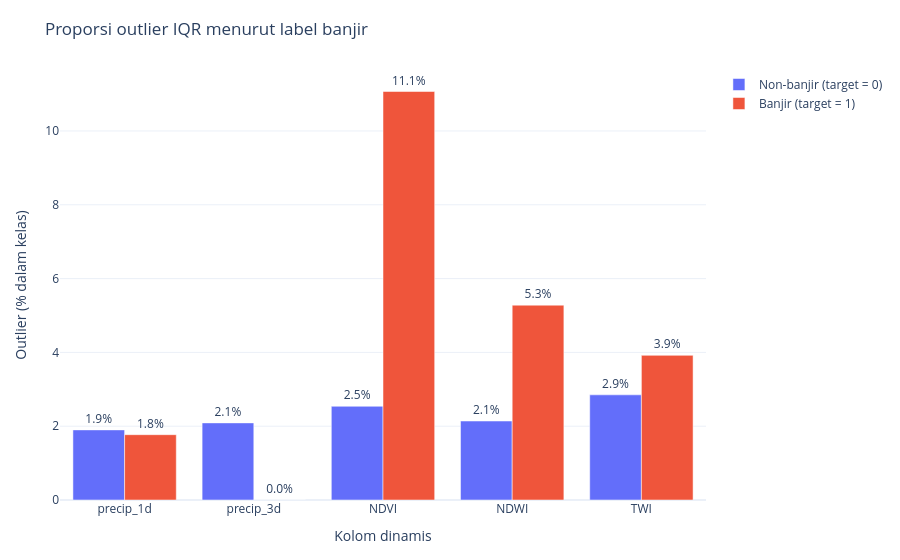

Here is the notebook cell this chart was saved with:
### Markdown cell above
#### Grafik: outlier pada titik banjir vs non-banjir

### Code cell
fig2 = go.Figure()
for nilai, nama in [(0, 'Non-banjir (target = 0)'), (1, 'Banjir (target = 1)')]:
    baris = persen_outlier_per_label.filter(pl.col('target') == nilai)
    persen = [baris[k][0] * 100 for k in KOLOM_DINAMIS]
    fig2.add_bar(x=KOLOM_DINAMIS, y=persen, name=nama,
                 text=[f'{p:.1f}%' for p in persen], textposition='outside')
fig2.update_layout(
    title='Proporsi outlier IQR menurut label banjir',
    xaxis_title='Kolom dinamis', yaxis_title='Outlier (% dalam kelas)', barmode='group',
)
tampilkan(fig2, 'qc_03_outlier_per_label')

### Figure 1 — Plotly figure (JSON) as saved in the notebook; plotly's stock layout.template omitted (floating-point values rounded to 4 significant figures)
{"data": [{"name": "Non-banjir (target = 0)", "text": ["1.9%", "2.1%", "2.5%", "2.1%", "2.9%"], "textposition": "outside", "type": "bar", "x": ["precip_1d", "precip_3d", "NDVI", "NDWI", "TWI"], "y": [1.9, 2.09, 2.54, 2.14, 2.85]}, {"name": "Banjir (target = 1)", "text": ["1.8%", "0.0%", "11.1%", "5.3%", "3.9%"], "textposition": "outside", "type": "bar", "x": ["precip_1d", "precip_3d", "NDVI", "NDWI", "TWI"], "y": [1.77, 0, 11.07, 5.28, 3.92]}], "layout": {"barmode": "group", "margin": {"b": 60, "l": 60, "r": 20, "t": 70}, "title": {"text": "Proporsi outlier IQR menurut label banjir"}, "xaxis": {"title": {"text": "Kolom dinamis"}}, "yaxis": {"title": {"text": "Outlier (% dalam kelas)"}}}}
